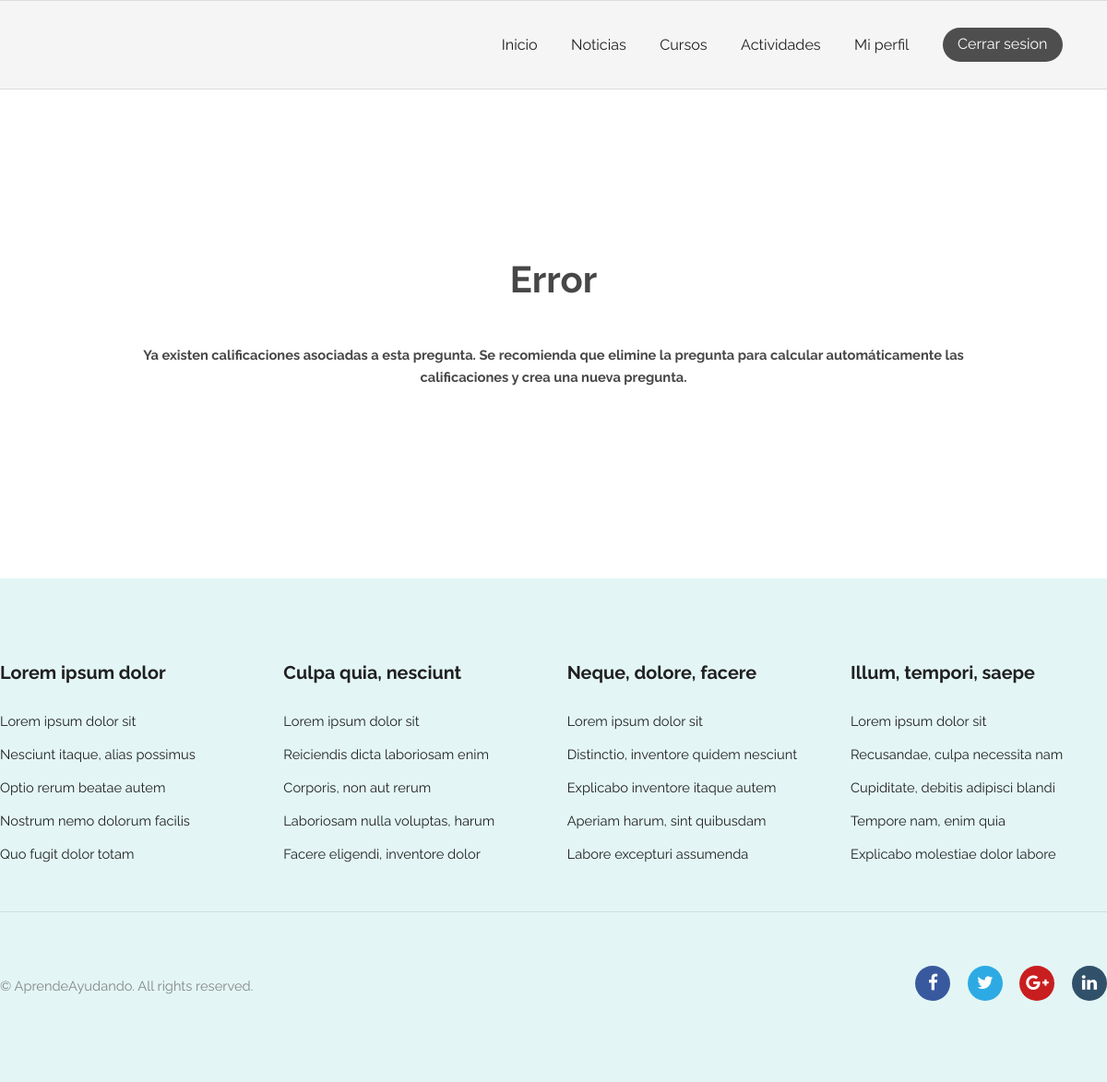
The app's page /quiz/updatequestion/16/ (signed in), older data.
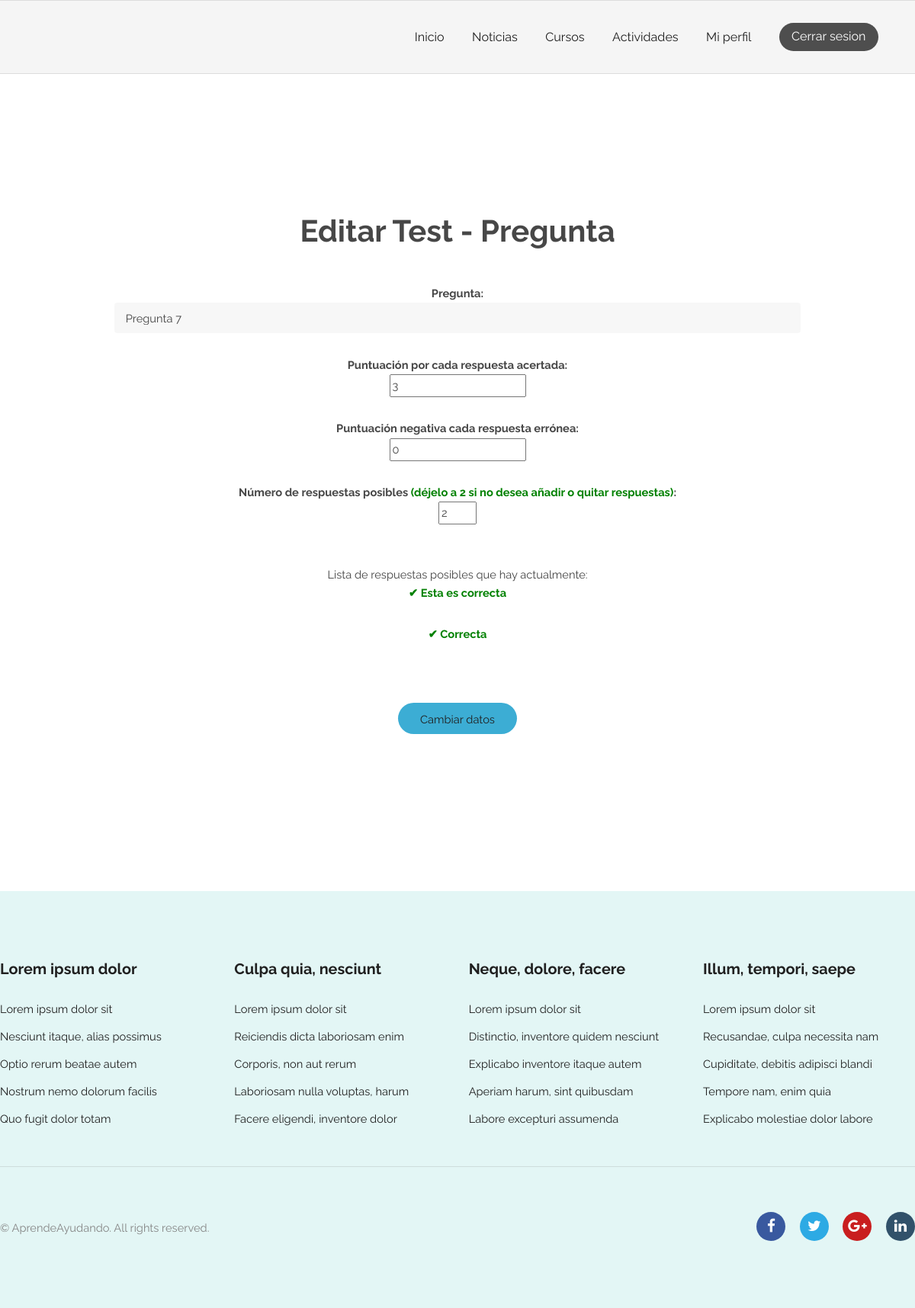
The same page, newer data.
### quiz/models.py (models this page shows, shortened)
class Question(models.Model):
    text = models.CharField(max_length=500)
    question_score = models.IntegerField()  #Los puntos por cada respuesta positiva
    question_negative_score = models.IntegerField(default=0) #Los puntos negativos por cada respuesta erronea
    quiz = models.ForeignKey(Quiz, on_delete=models.CASCADE)

class Answer(models.Model):
    text = models.CharField(max_length=500)
    correct = models.BooleanField()
    question = models.ForeignKey(Question, on_delete=models.CASCADE)

### quiz/views.py (the view, shortened to what this page needs)
# urls.py: path('updatequestion/<int:question_id>/', views.updateQuestion, name='updateQuestion'),
@login_required
@permission_required('quiz.change_question', raise_exception=True)
def updateQuestion(request, question_id):
    question = get_object_or_404(Question, pk=question_id)
    quiz = question.quiz
    if quiz.course == None:
        isOwner = quiz.activity.entity == request.user
        activity_or_course_id = quiz.activity.id
    else:
        isOwner = quiz.course.teacher == request.user
        activity_or_course_id = quiz.course.id
    if not isOwner and not request.user.is_superuser:
        return HttpResponseForbidden()
    can_update = True
    if quiz.show_quiz:
        can_update = False
    exist_qualification = QuestionAsked.objects.filter(question=question).count() > 0
    list_answers = Answer.objects.filter(question=question)
    ctx = {
        'question':question,
        'list_answers':list_answers,
        'can_update':can_update,
        'exist_qualification':exist_qualification
    }
    return render(request, 'quiz/updatequestion.html', ctx)

### AprendeAyudando/templates/quiz/updatequestion.html (shortened to what this page needs)
{% extends "registration/base.html" %}
{% block style %}
    {% load static %}
    <link rel="stylesheet" type="text/css" href="{% static 'activity/style.css' %}">
{% endblock %}
{% block content %}
    <div class="container 75% align-center minHeight">
        {% if not can_update %}
            <h2 class="bigger">Error</h2>
            <p><strong>Debe poner en privado el test</strong></p>
        {% elif exist_qualification %}
            <h2 class="bigger">Error</h2>
            <p>
                <strong>
                    Ya existen calificaciones asociadas a esta pregunta. Se recomienda que elimine la pregunta
                    para calcular automáticamente las calificaciones y crea una nueva pregunta.
                </strong>
            </p>
        {% else %}
            <h2 class="bigger">Editar Test - Pregunta</h2>
            <form action="{% url 'quiz:updateQuestion' question.id %}" method="POST">
                <strong>Pregunta:</strong>
                <p><input type="text" name="new_question_text" value="{{question.text}}" required></p>
                <strong>Puntuación por cada respuesta acertada:</strong>
                <p><input type="number" name="new_question_score" min="0" value="{{question.question_score}}" required></p>
                <strong>Puntuación negativa cada respuesta errónea:</strong>
                <p><input type="number" name="new_question_negative_score" max="0" value="{{question.question_negative_score}}" required></p>
                <strong>Número de respuestas posibles <span style="color:green">(déjelo a {{list_answers|length}} si no desea añadir o quitar respuestas)</span>:</strong>
                <p><input type="number" name="number_answers" min="1" max="20" value="{{list_answers|length}}" required></p>
                <br>
                Lista de respuestas posibles que hay actualmente:
                {% for answer in list_answers %}
                    {% if answer.correct %}
                        <p><strong style="color:green">&#10004; {{answer.text}}</strong></p>
                    {% else %}
                        <p><strong style="color:red">&#10008; {{answer.text}}</strong></p>
                    {% endif %}
                {% endfor %}
                <br>
                <br>
                <input type="submit" value="Cambiar datos">
            </form>
        {% endif %}
    </div>
{% endblock %}

Row changes from the older to the newer data that the page shows:
now on this page (row edited): Question: new_question_text "Pregunta 7", new_question_score "3", new_question_negative_score "0"
now on this page (row unchanged): Answer: text "Esta es correcta"
now on this page (row edited): Answer: text "Correcta"
Text that changed along with them:
{{ list_answers|length }}: (not shown) → "2"
form field number_answers: (not shown) → "2"
form field value: (not shown) → "Cambiar datos"
text no longer shown: "Error Ya existen calificaciones asociadas a esta pregunta. Se recomienda que elimine la pregunta para calcular automáticamente las calificaciones y crea una nueva pregunta."
text now shown: "Editar Test - Pregunta Pregunta: Puntuación por cada respuesta acertada: Puntuación negativa cada respuesta errónea: Número de respuestas posibles (déjelo a si no desea añadir o quitar respuestas) : Lista de respuestas posibles que hay actualmente:"
